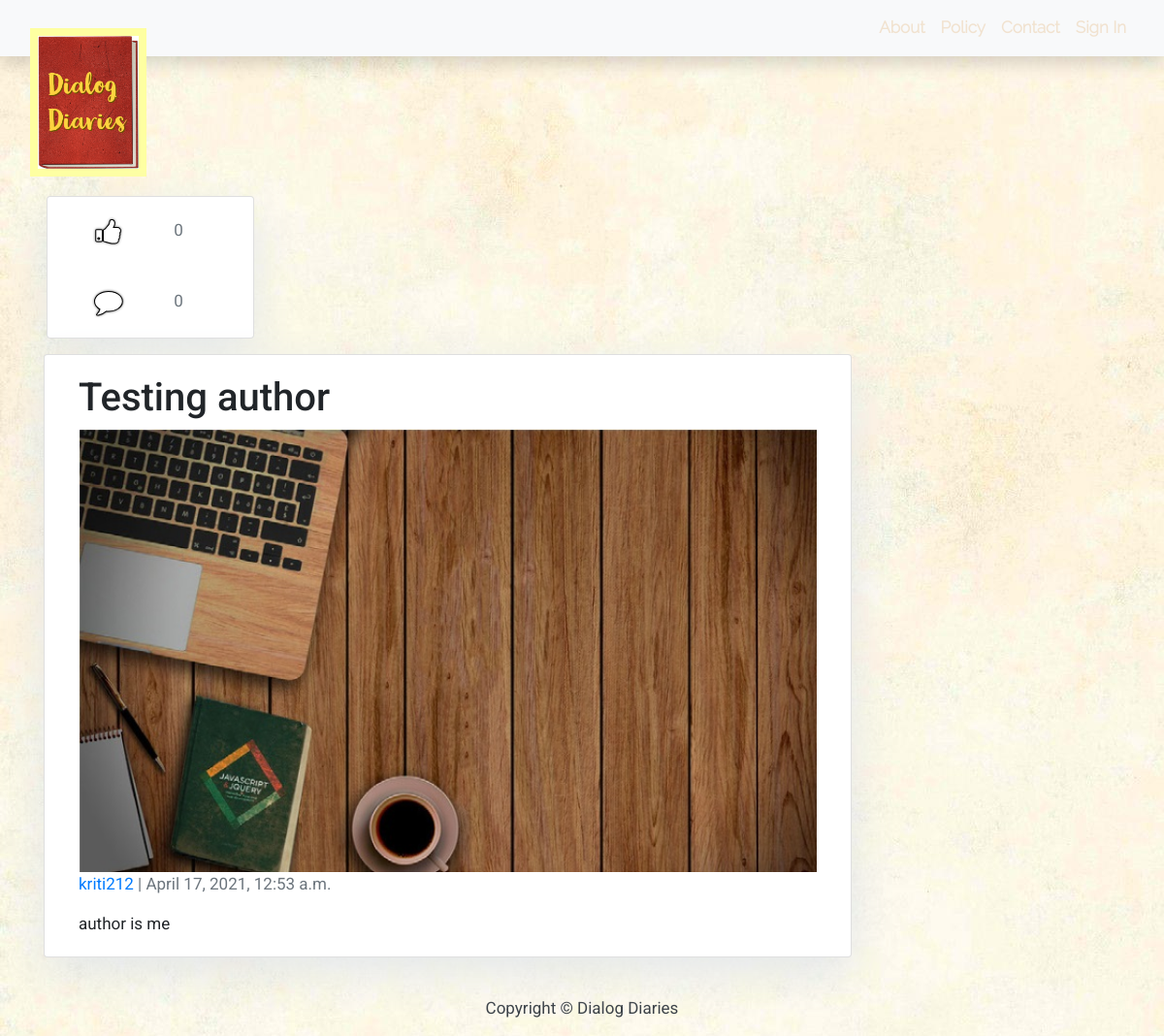
The page /testing-author-/ on the database its author committed.
### blog/models.py (models this page shows, shortened)
class Post(models.Model):
    title = models.CharField(max_length=200, unique=True)
    slug = models.SlugField(max_length=200, unique=True)
    author = models.ForeignKey('auth.User', on_delete=models.CASCADE)
    updated_on = models.DateTimeField(auto_now=True)
    content = models.TextField()
    image = models.ImageField(upload_to='images/', blank=True, null=True)
    created_on = models.DateTimeField(auto_now_add=True)
    class Meta:
        ordering = ['-created_on']

### blog/views.py (the view)
# urls.py: path('<slug:slug>/', views.GetPostDetails.PostDetails, name='post_detail'),
    def PostDetails(request, slug):
        post = Post.objects.filter(slug=slug)[0]
        template = loader.get_template('post_detail.html')
        comment_count = Comment.objects.filter(post=post).count()
        like_count = Like.objects.filter(post=post).count()
        context = {'post': post, 'total_comments': comment_count, 'total_likes': like_count}
        return HttpResponse(template.render(context, request))

### templates/post_detail.html (shortened to what this page needs)
{% extends 'base.html' %} {% block content %}
{% block sidebar %} {% include 'sidebar.html' %} {% endblock sidebar %}
<div class="margin-top container">
  <div>
    <div class="col-md-9 card mb-4  mt-3 left  top">
      <div class="card-body">
        <h1>{% block title %} {{ post.title }} {% endblock title %}</h1>
        {% if post.image %}
        <img class="post-image" src="../media/{{post.image}}">
        {% endif %}
        <p class=" text-muted"> <a href="{% url 'post_user_profile' pk=post.pk %}"> {{ post.author }} </a>| {{ post.created_on }}</p>
        <p class="card-text ">{{ post.content | safe }}</p>
      </div>
    </div>
  </div>
</div>
{% endblock content %}

### blog/static/css/index.css (style rules this page uses)
body { font-family: "Roboto", sans-serif; font-size: 18px; background-color: #fdfdfd; background: url('../images/backgroundPage.jpg'); }
.card { box-shadow: 0 16px 48px #E3E7EB; }

### blog/static/css/base.css (style rules this page uses)
body { font-size: 17px; background-color: #fdfdfd; }
.margin-top { margin-top: 10%; }

### blog/static/css/sign_in.css (style rules this page uses)
.card { display: inline-block; width: 100%; }

### blog/static/css/blog_post.css (style rules this page uses)
.post-image { width: 100%; }

### rows shown on the page
Post: title "Testing author", image (picture), author "kriti212", created_on "April 17, 2021, 12:53 a.m.", content "author is me"

### other values the page prints
{{ total_likes }} "0"
{{ total_comments }} "0"
